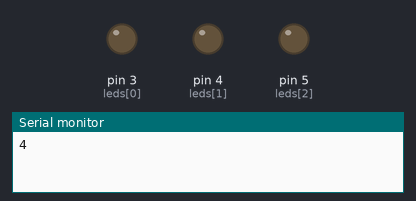
This sketch was run on a simulated Arduino Uno, built with avr-gcc and run on an emulated ATmega328P. Parts: output pins drawn as LEDs (lit = HIGH), the last lines printed to the serial monitor. Random numbers use the default seed unless the sketch sets one.

Above: at 0.1 s.
At 19.7 s:
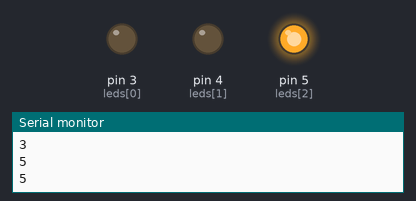
At 28.5 s:
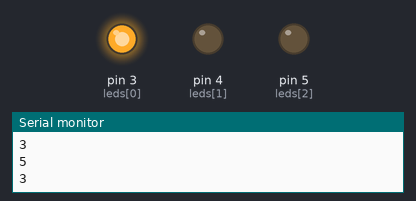
At 39.5 s:
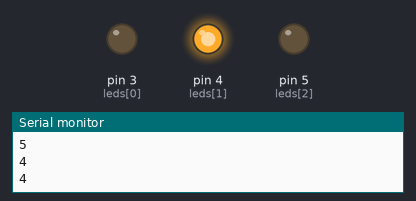
Timing chart, 0 to 40.0 s (numbered marks = the images above):
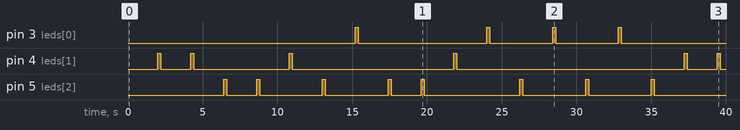

Measured:
- by itself, pin 3 (leds[0]): LOW → HIGH at 15.2 s, → LOW 0.20 s later, → HIGH 8.6 s later, → LOW 0.20 s later, … (8 changes in this stretch)
- by itself, pin 4 (leds[1]): LOW → HIGH at 2.0 s, → LOW 0.20 s later, → HIGH 2.0 s later, → LOW 0.20 s later, … (12 changes in this stretch)
- by itself, pin 5 (leds[2]): LOW → HIGH at 6.4 s, → LOW 0.20 s later, → HIGH 2.0 s later, → LOW 0.20 s later, … (16 changes in this stretch)

The sketch:

LED2.ino
```cpp
#define ledsLength 3
#define interval 500
int leds[3] = {3,4,5}; //[]

void setup() {
  Serial.begin(9600);
  // put your setup code here, to run once:
  //pinMode(3, OUTPUT);
  for (int i = 0; i < ledsLength; i++) {
    pinMode(leds[i], OUTPUT); //pinMode(leds[0], OUTPUT) -> leds[0] = 2; 2º pinMode(leds[1], OUTPUT) -> leds[1] = 3;
  }

}

void ledOnOff(int led, int intv) {
  digitalWrite(led, HIGH);
  delay(intv);
  digitalWrite(led, LOW);
  delay(intv);
}

void loop() {
  int rnum = random(3,6);
  Serial.println(rnum);
  delay(2000);
  digitalWrite(rnum, HIGH);
  delay(200);
  digitalWrite(rnum, LOW);
  // put your main code here, to run repeatedly:
  // for (int i = ledsLength - ledsLength; i < ledsLength; i++) {
  //   ledOnOff(leds[i], interval);
  // }

  // for (int i = ledsLength - 1; i >= 0; i--) {
  //   ledOnOff(leds[i], interval);
  // }

}
```
